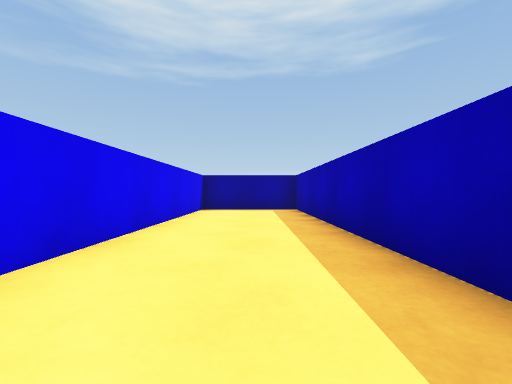
[1] (above)

16 first-person views from a walk through a Unity game level. The camera is 0.59 m above the floor, looks level and sees 90° across. The floor is counted in squares, 1 m on a side. Each view is taken from the middle of a square. On the plan, view 1 faces up. The plan holds only what a view shows up to about 9 squares ahead; the rest is blank.

[2]
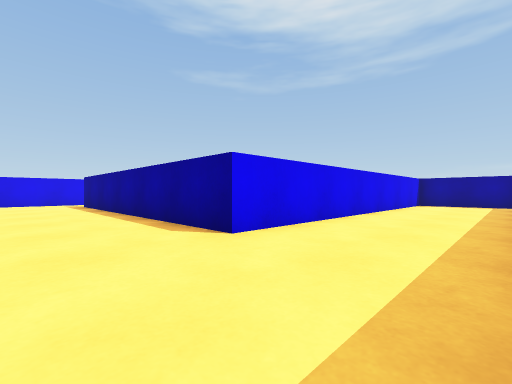

[3]
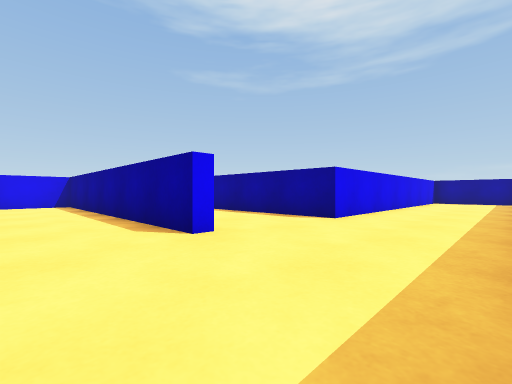

[4]
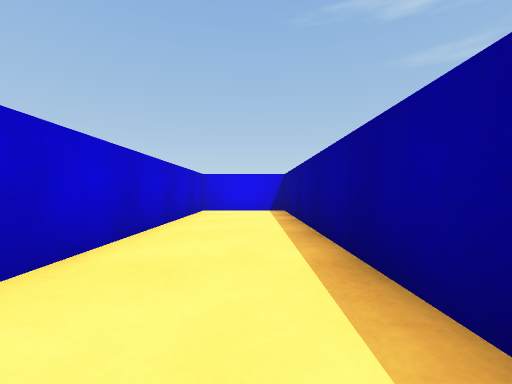

[5]
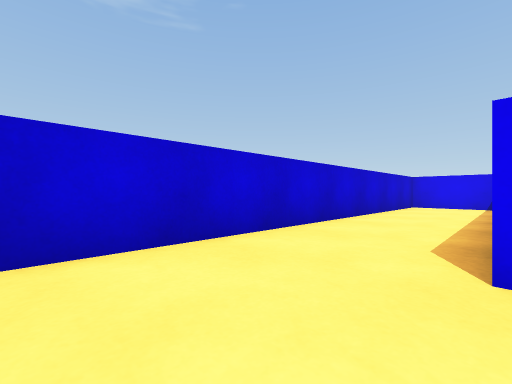

[6]
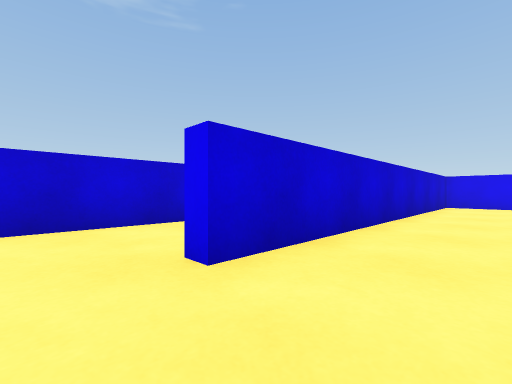

[7]
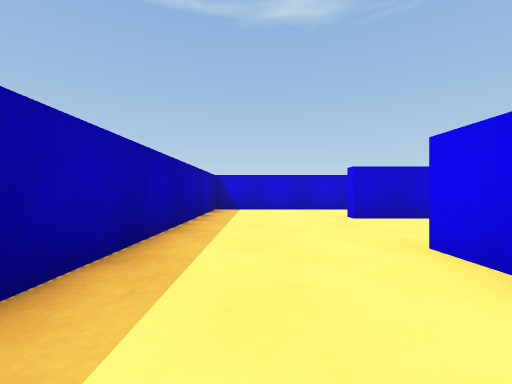

[8]
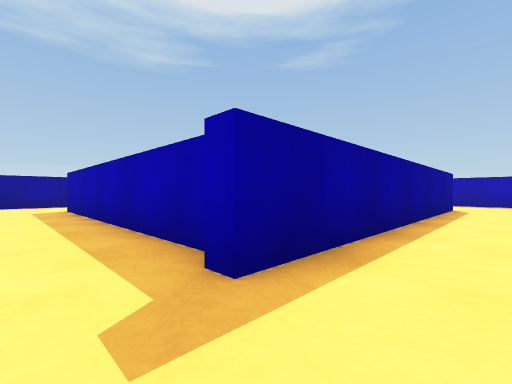

[9]
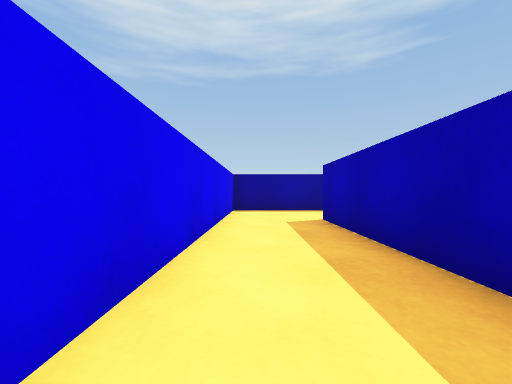

[10]
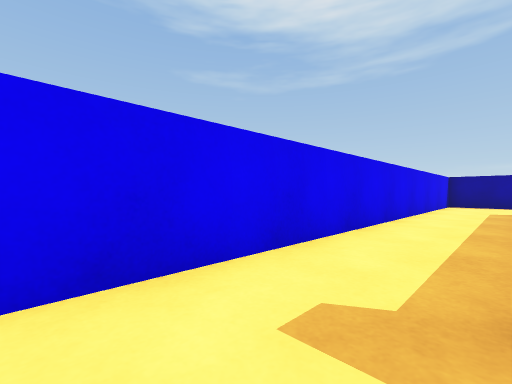

[11]
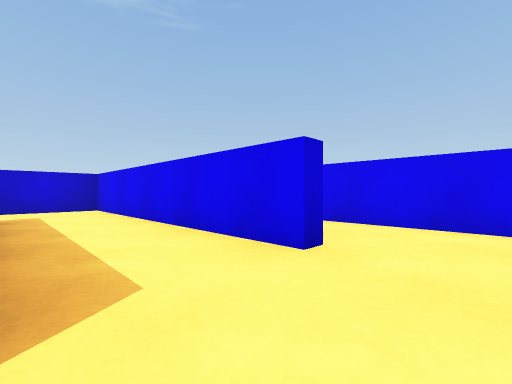

[12]
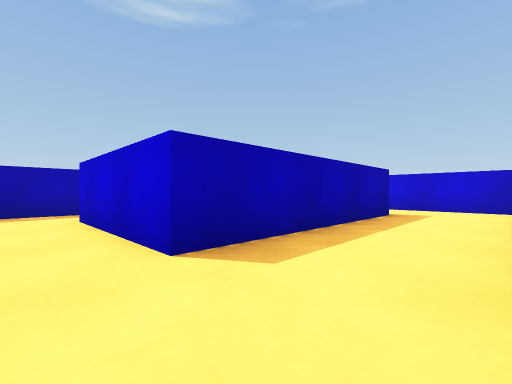

[13]
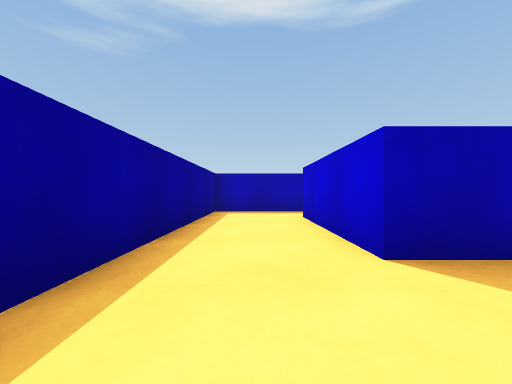

[14]
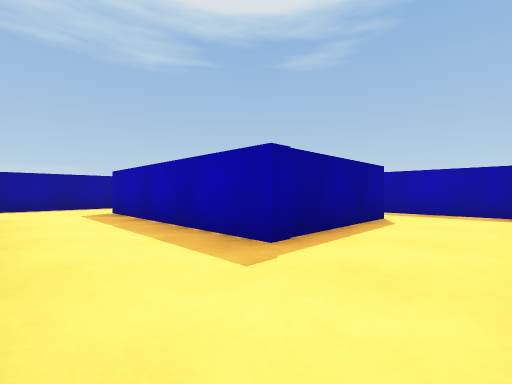

[15]
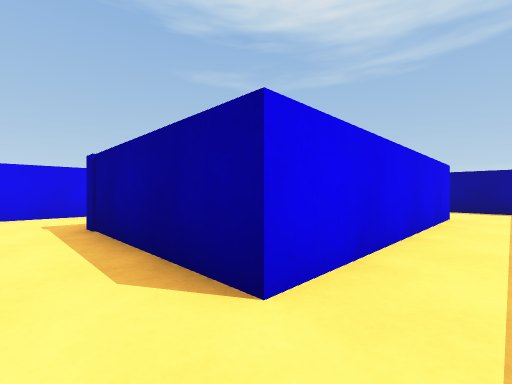

[16]
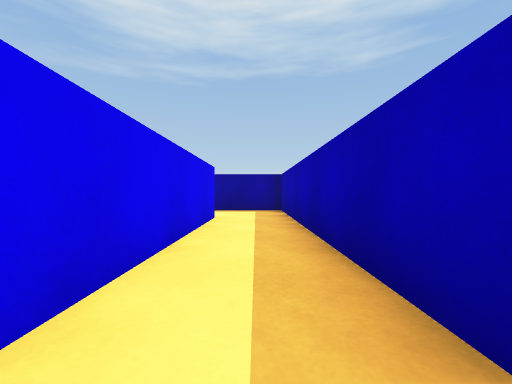

### Floor plan
Ten units are one square. View 1 is at (0, 0); x grows to the right and y downward. Boxes are objects, and circles mark ways between rooms. Rooms are numbered by the first view taken in them; rooms with no view inside come last. Other rooms are left out.
<svg viewBox="-132 -97 151 179">
<path fill="none" stroke="#000" d="M14 -14 14 -87 -18 -87 -18 17 -109 17M-120 47 -22 47 -22 51 -111 51 -111 77 14 77 14 4M-127 25 -127 40M-102 -4 -102 13M-106 1 -106 -65 -102 -65M-109 17 -109 12M-94 -92 -127 -92 -127 25M-78 -69 -41 -69M-22 -65 -22 -92 -94 -92M-40 -10 -78 -10M-102 13 -70 13M-102 -14 -102 -4M-22 10 -22 -5M-40 -50 -40 -10M-22 -5 -22 -45"/>
<circle cx="-115" cy="20" r="3" fill="#2a7"/>
<circle cx="-100" cy="5" r="3" fill="#2a7"/>
<circle cx="-30" cy="0" r="3" fill="#2a7"/>
<text x="-20" y="20">1</text>
<text x="-110" y="-30">2</text>
<text x="-50" y="-80">3</text>
<text x="-70" y="0">4</text>
<text x="-30" y="-30">5</text>
</svg>
Room 1 opens to room 2. Room 2 opens to room 4. Room 4 opens to room 5.

Where each view was taken, in squares from view 1:
view 1: 0 up, 0 right, facing up
view 2: 4 down, 1 right, facing up-left
view 3: 7 down, 1 right, facing up-left
view 4: 6 down, 3 left, facing left
view 5: 5 down, 0 right, facing down-left
view 6: 3 down, 1 left, facing down-left
view 7: 1 up, 0 right, facing down
view 8: 3 down, 12 left, facing up-right
view 9: 1 up, 12 left, facing up
view 10: 3 down, 11 left, facing up-left
view 11: 8 up, 8 left, facing down-left
view 12: 8 up, 10 left, facing down-right
view 13: 8 up, 10 left, facing right
view 14: 1 down, 10 left, facing up-right
view 15: 0 up, 3 left, facing up-left
view 16: 1 up, 3 left, facing up
